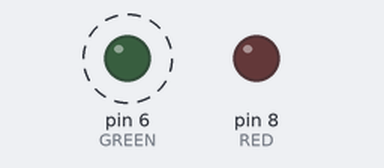
This sketch was run on a simulated Arduino Uno, built with avr-gcc and run on an emulated ATmega328P. Shown: output pins drawn as LEDs (lit = HIGH). Dashed ring = blinking.

Above: at 0.2 s.
At 2.7 s:
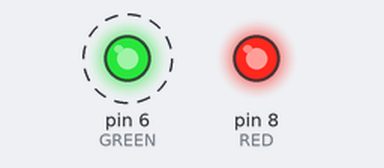
Timing chart, 0 to 3.0 s (numbered marks = the images above):
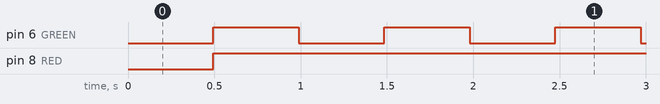

The sketch:

14_Software_Timers.ino
```cpp
#include <Arduino_FreeRTOS.h>
#include <timers.h>
#define RED   8
#define GREEN 6


#define ONE_SHOT_TIMER     (pdMS_TO_TICKS(500))
#define AUTO_RELOAD_TIMER  (pdMS_TO_TICKS(500))


TimerHandle_t oneshotTimer, autoreloadTimer;

BaseType_t oneshotTimerStarted, autoreloadTimerStarted;


void setup() {
  // put your setup code here, to run once:
  pinMode(RED, OUTPUT);
  pinMode(GREEN, OUTPUT);
  oneshotTimer = xTimerCreate(
                                "OneShot",
                                ONE_SHOT_TIMER,
                                pdFAIL,
                                0,
                                t_oneShotTimer
                             );


  autoreloadTimer = xTimerCreate(
                                "AutoREload",
                                AUTO_RELOAD_TIMER,
                                pdPASS,
                                0,
                                t_AutoReloadTimer
                                );


  if((oneshotTimer != NULL)&&(autoreloadTimer != NULL)){
    oneshotTimerStarted    = xTimerStart(oneshotTimer, 0);
    autoreloadTimerStarted = xTimerStart(autoreloadTimer, 0);
  }


  while(((oneshotTimerStarted == pdFAIL) && (autoreloadTimerStarted ==pdFAIL))){

  }


}


void t_oneShotTimer(TimerHandle_t xTimer){

  TickType_t xCurrentTime;
  xCurrentTime = xTaskGetTickCount();
  digitalWrite(RED, HIGH);
}

void t_AutoReloadTimer(TimerHandle_t xTimer){

  TickType_t xCurrentTime;
  xCurrentTime = xTaskGetTickCount();
  digitalWrite(GREEN, digitalRead(GREEN)^(0x1));

}


void loop() {
  // put your main code here, to run repeatedly:

}
```

Measured:
- by itself, pin 6 (GREEN): alternates HIGH for 0.49 s and LOW for 0.49 s
- by itself, pin 8 (RED): LOW → HIGH at 0.50 s
